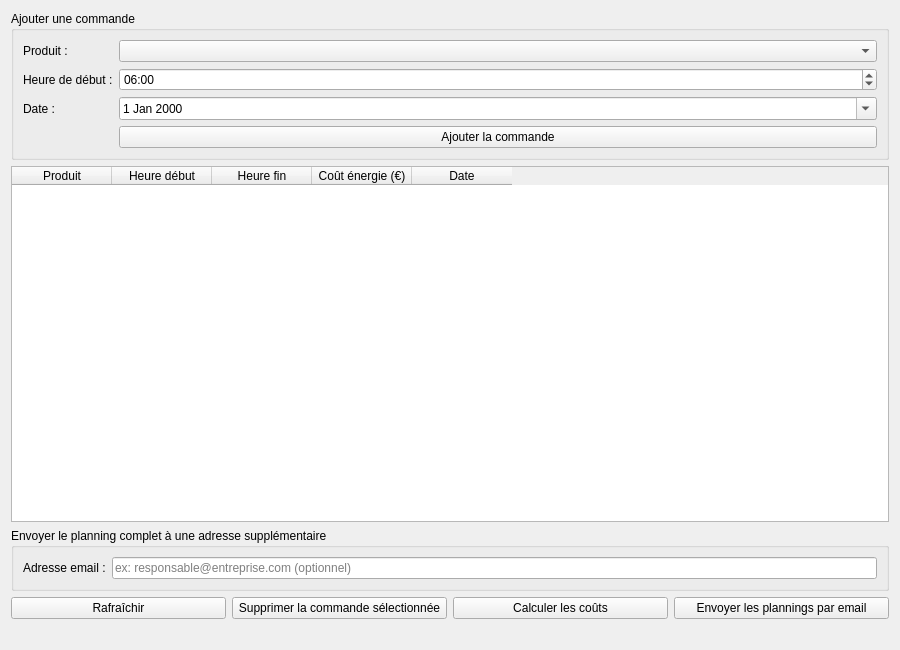
<?xml version="1.0" encoding="UTF-8"?>
<ui version="4.0">
 <class>OrdersTab</class>
 <widget class="QWidget" name="OrdersTab">
  <property name="geometry">
   <rect><x>0</x><y>0</y><width>900</width><height>650</height></rect>
  </property>
  <layout class="QVBoxLayout" name="verticalLayout">
   <item>
    <widget class="QGroupBox" name="grp_add_order">
     <property name="title"><string>Ajouter une commande</string></property>
     <layout class="QFormLayout" name="form_add">
      <item row="0" column="0">
       <widget class="QLabel" name="lbl_product"><property name="text"><string>Produit :</string></property></widget>
      </item>
      <item row="0" column="1">
       <widget class="QComboBox" name="cmb_product"/>
      </item>
      <item row="1" column="0">
       <widget class="QLabel" name="lbl_time"><property name="text"><string>Heure de début :</string></property></widget>
      </item>
      <item row="1" column="1">
       <widget class="QTimeEdit" name="time_start">
        <property name="displayFormat"><string>HH:mm</string></property>
        <property name="time"><time><hour>6</hour><minute>0</minute><second>0</second></time></property>
       </widget>
      </item>
      <item row="2" column="0">
       <widget class="QLabel" name="lbl_date"><property name="text"><string>Date :</string></property></widget>
      </item>
      <item row="2" column="1">
       <widget class="QDateEdit" name="date_order">
        <property name="calendarPopup"><bool>true</bool></property>
       </widget>
      </item>
      <item row="3" column="0">
       <widget class="QLabel" name="lbl_empty"><property name="text"><string/></property></widget>
      </item>
      <item row="3" column="1">
       <widget class="QPushButton" name="btn_add_order">
        <property name="text"><string>Ajouter la commande</string></property>
       </widget>
      </item>
     </layout>
    </widget>
   </item>
   <item>
    <widget class="QTableWidget" name="table">
     <property name="editTriggers">
      <set>QAbstractItemView::NoEditTriggers</set>
     </property>
     <property name="selectionBehavior">
      <enum>QAbstractItemView::SelectRows</enum>
     </property>
     <column><property name="text"><string>Produit</string></property></column>
     <column><property name="text"><string>Heure début</string></property></column>
     <column><property name="text"><string>Heure fin</string></property></column>
     <column><property name="text"><string>Coût énergie (€)</string></property></column>
     <column><property name="text"><string>Date</string></property></column>
    </widget>
   </item>
   <item>
    <widget class="QGroupBox" name="grp_extra_email">
     <property name="title"><string>Envoyer le planning complet à une adresse supplémentaire</string></property>
     <layout class="QFormLayout" name="form_extra">
      <item row="0" column="0">
       <widget class="QLabel" name="lbl_extra_email"><property name="text"><string>Adresse email :</string></property></widget>
      </item>
      <item row="0" column="1">
       <widget class="QLineEdit" name="inp_extra_email">
        <property name="placeholderText"><string>ex: responsable@entreprise.com (optionnel)</string></property>
       </widget>
      </item>
     </layout>
    </widget>
   </item>
   <item>
    <layout class="QHBoxLayout" name="btn_row">
     <item>
      <widget class="QPushButton" name="btn_refresh">
       <property name="text"><string>Rafraîchir</string></property>
      </widget>
     </item>
     <item>
      <widget class="QPushButton" name="btn_delete">
       <property name="text"><string>Supprimer la commande sélectionnée</string></property>
      </widget>
     </item>
     <item>
      <widget class="QPushButton" name="btn_calc">
       <property name="text"><string>Calculer les coûts</string></property>
      </widget>
     </item>
     <item>
      <widget class="QPushButton" name="btn_email">
       <property name="text"><string>Envoyer les plannings par email</string></property>
      </widget>
     </item>
    </layout>
   </item>
   <item>
    <widget class="QLabel" name="lbl_total">
     <property name="text"><string/></property>
     <property name="alignment"><set>Qt::AlignRight|Qt::AlignTrailing|Qt::AlignVCenter</set></property>
    </widget>
   </item>
  </layout>
 </widget>
 <resources/>
 <connections/>
</ui>
